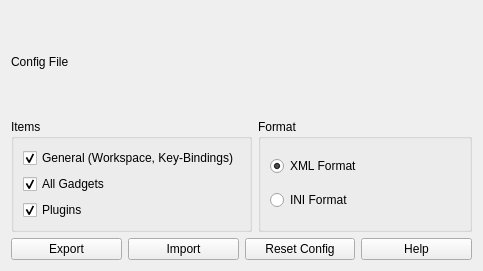
<?xml version="1.0" encoding="UTF-8"?>
<ui version="4.0">
 <class>ImportExportGadgetWidget</class>
 <widget class="QWidget" name="ImportExportGadgetWidget">
  <property name="geometry">
   <rect>
    <x>0</x>
    <y>0</y>
    <width>483</width>
    <height>271</height>
   </rect>
  </property>
  <property name="windowTitle">
   <string>Form</string>
  </property>
  <layout class="QGridLayout" name="gridLayout_2">
   <item row="0" column="0" colspan="2">
    <layout class="QHBoxLayout" name="horizontalLayout_2">
     <item>
      <widget class="QLabel" name="label">
       <property name="sizePolicy">
        <sizepolicy hsizetype="Minimum" vsizetype="Preferred">
         <horstretch>0</horstretch>
         <verstretch>0</verstretch>
        </sizepolicy>
       </property>
       <property name="text">
        <string>Config File</string>
       </property>
      </widget>
     </item>
     <item>
      <widget class="Utils::PathChooser" name="configFile" native="true">
       <property name="sizePolicy">
        <sizepolicy hsizetype="MinimumExpanding" vsizetype="Preferred">
         <horstretch>0</horstretch>
         <verstretch>0</verstretch>
        </sizepolicy>
       </property>
      </widget>
     </item>
    </layout>
   </item>
   <item row="1" column="0">
    <widget class="QGroupBox" name="groupBoxItems">
     <property name="title">
      <string>Items</string>
     </property>
     <layout class="QVBoxLayout" name="verticalLayout">
      <item>
       <widget class="QCheckBox" name="checkBoxGeneral">
        <property name="text">
         <string>General (Workspace, Key-Bindings)</string>
        </property>
        <property name="checked">
         <bool>true</bool>
        </property>
       </widget>
      </item>
      <item>
       <widget class="QCheckBox" name="checkBoxAllGadgets">
        <property name="text">
         <string>All Gadgets</string>
        </property>
        <property name="checked">
         <bool>true</bool>
        </property>
       </widget>
      </item>
      <item>
       <widget class="QCheckBox" name="checkBoxPlugins">
        <property name="text">
         <string>Plugins</string>
        </property>
        <property name="checked">
         <bool>true</bool>
        </property>
       </widget>
      </item>
     </layout>
    </widget>
   </item>
   <item row="2" column="0" colspan="2">
    <layout class="QHBoxLayout" name="horizontalLayout">
     <item>
      <widget class="QPushButton" name="exportButton">
       <property name="text">
        <string>Export</string>
       </property>
      </widget>
     </item>
     <item>
      <widget class="QPushButton" name="importButton">
       <property name="text">
        <string>Import</string>
       </property>
      </widget>
     </item>
     <item>
      <widget class="QPushButton" name="resetButton">
       <property name="text">
        <string>Reset Config</string>
       </property>
      </widget>
     </item>
     <item>
      <widget class="QPushButton" name="helpButton">
       <property name="text">
        <string>Help</string>
       </property>
      </widget>
     </item>
    </layout>
   </item>
   <item row="1" column="1">
    <widget class="QGroupBox" name="groupBoxFormat">
     <property name="title">
      <string>Format</string>
     </property>
     <layout class="QVBoxLayout" name="verticalLayout_2">
      <item>
       <widget class="QRadioButton" name="radioButtonXmlFormat">
        <property name="text">
         <string>XML Format</string>
        </property>
        <property name="checked">
         <bool>true</bool>
        </property>
       </widget>
      </item>
      <item>
       <widget class="QRadioButton" name="radioButtonIniFormat">
        <property name="text">
         <string>INI Format</string>
        </property>
       </widget>
      </item>
     </layout>
    </widget>
   </item>
  </layout>
 </widget>
 <customwidgets>
  <customwidget>
   <class>Utils::PathChooser</class>
   <extends>QWidget</extends>
   <header>utils/pathchooser.h</header>
   <container>1</container>
  </customwidget>
 </customwidgets>
 <resources/>
 <connections/>
</ui>
